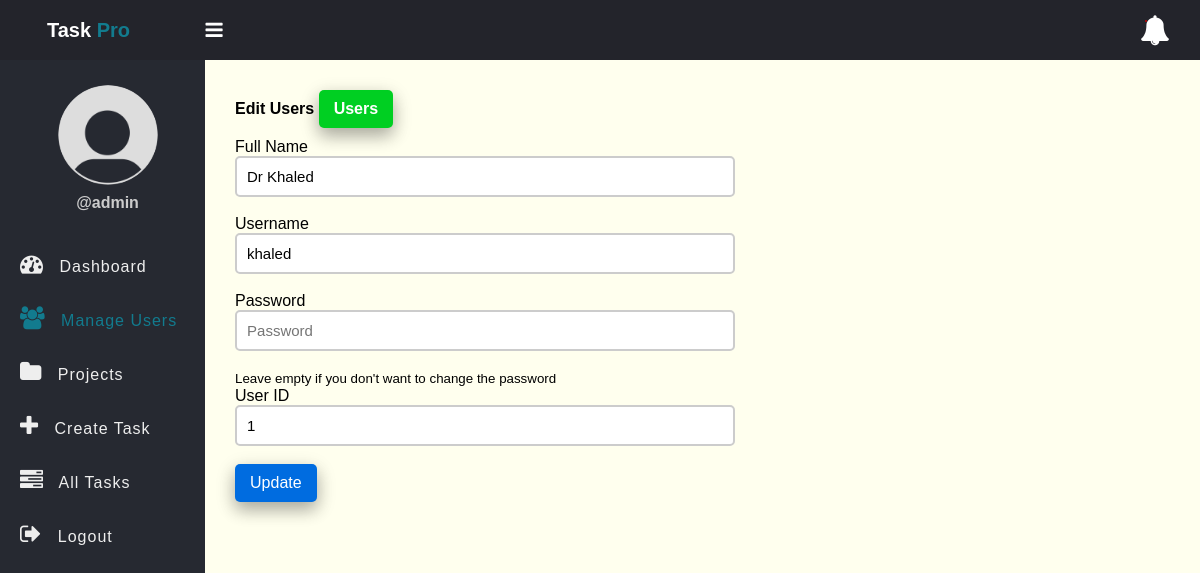
Page /edit-user.php?id=1 (signed in) on the committed database.
### tables this page shows
CREATE TABLE `users` (
  `id` int(11) NOT NULL ,
  `full_name` varchar(50) NOT NULL,
  `username` varchar(50) NOT NULL,
  `password` varchar(255) NOT NULL,
  `role` enum('admin','employee') NOT NULL,
  `created_at` timestamp NOT NULL DEFAULT current_timestamp(),
  PRIMARY KEY (`id`)
);

### app/Model/User.php (called while the page is built, shortened)
<?php
function get_user_by_id($conn, $id){
    $sql = "SELECT * FROM users WHERE id =? ";
    $stmt = $conn->prepare($sql);
    $stmt->execute([$id]);
    if($stmt->rowCount() > 0){
        $user = $stmt->fetch();
    } else {
        $user = 0;
    }
    return $user;
}
?>

### edit-user.php (the view, shortened to what this page needs)
<?php
if (isset($_SESSION['role']) && isset($_SESSION['id']) && $_SESSION['role'] == "admin") {
    include "DB_connection.php";
    include "app/Model/User.php";
    $id = $_GET['id'];
    $user = get_user_by_id($conn, $id);
 ?>
<!DOCTYPE html>
<html lang="en">
<head>
    <link rel="stylesheet" href="https://stackpath.bootstrapcdn.com/font-awesome/4.7.0/css/font-awesome.min.css">
    <link rel="stylesheet" href="css/style.css">
</head>
<body>
    <?php include "inc/header.php"; ?>
    <div class="body">
        <?php include "inc/nav.php"; ?>
        <section class="section-1">
            <h4 class="title">Edit Users <a href="user.php">Users</a></h4>
            <form class="form-1" method="POST" action="app/update-user.php">
                <div class="input-holder">
                    <label>Full Name</label>
                    <input type="text" name="full_name" class="input-1" placeholder="Full Name" value="<?= htmlspecialchars($user['full_name']) ?>"><br>
                </div>
                <div class="input-holder">
                    <label>Username</label>
                    <input type="text" name="user_name" class="input-1" placeholder="Username" value="<?= htmlspecialchars($user['username']) ?>"><br>
                </div>
                <div class="input-holder">
                    <label>Password</label>
                    <input type="password" name="password" class="input-1" placeholder="Password"><br>
                    <small>Leave empty if you don't want to change the password</small><br>
                </div>
                <div class="input-holder">
                    <label>User ID</label>
                    <input type="text" name="id" class="input-1" value="<?= htmlspecialchars($user['id']) ?>"><br>
                </div>
                <button class="edit-btn">Update</button>
            </form>
        </section>
    </div>
</body>
</html>
<?php
} else {
    $em = "First login";
    header("Location: login.php?error=$em");
    exit();
}
?>

### css/style.css (style rules this page uses)
* { padding: 0; margin: 0; box-sizing: border-box; font-family: arial, sans-serif; }
.body { display: flex; }
.section-1 { padding: 30px; }
.section-1 .title { margin-bottom: 10px; }
.section-1 .title a { text-decoration: none; display: inline-block; padding-left: 10px; border: none; background: #00CF22; padding: 10px 15px; color: #fff; font-size: 16px; border-radius: 5px; cursor: pointer; outline: none; transition: background 1s; box-shadow: 0 8px 16px 0 rgba(0,0,0,0.2), 0 6px 20px 0 rgba(0,0,0,0.19); }
.section-1 { width: 100%; background: #ffe; }
.edit-btn { text-decoration: none; display: inline-block; padding-left: 10px; border: none; background: #006CE0; padding: 10px 15px; color: #fff; font-size: 16px; border-radius: 5px; cursor: pointer; outline: none; transition: background 1s; box-shadow: 0 8px 16px 0 rgba(0,0,0,0.2), 0 6px 20px 0 rgba(0,0,0,0.19); }
.form-1 { width: 90%; max-width: 500px; }
.input-1 { border: 2px solid #ccc; width: 100%; padding: 10px; font-size: 15px; outline: none; border-radius: 5px; display: block; }

### rows in the picture
users: full_name "Dr Khaled", user_name "khaled", id "1"

### other values in the picture
$_SESSION['username'] "admin"
